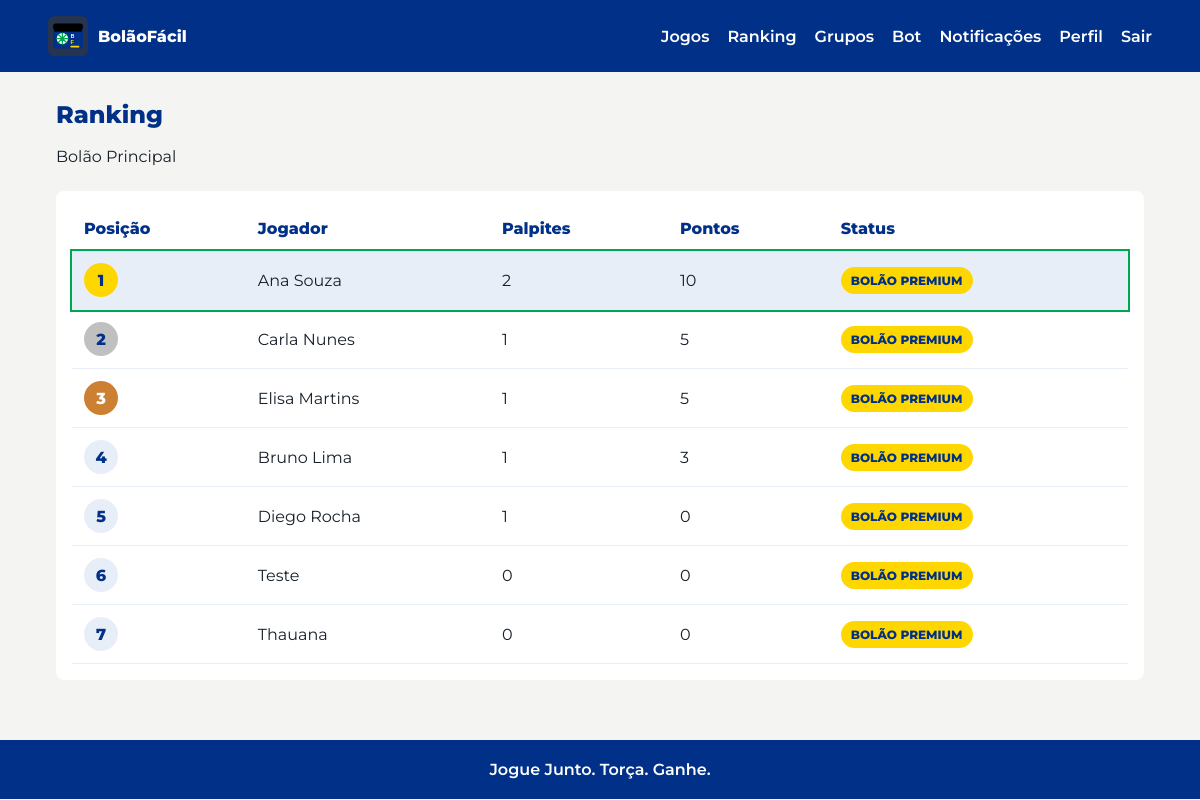
Page /ranking/ (signed in) on the earlier database version.
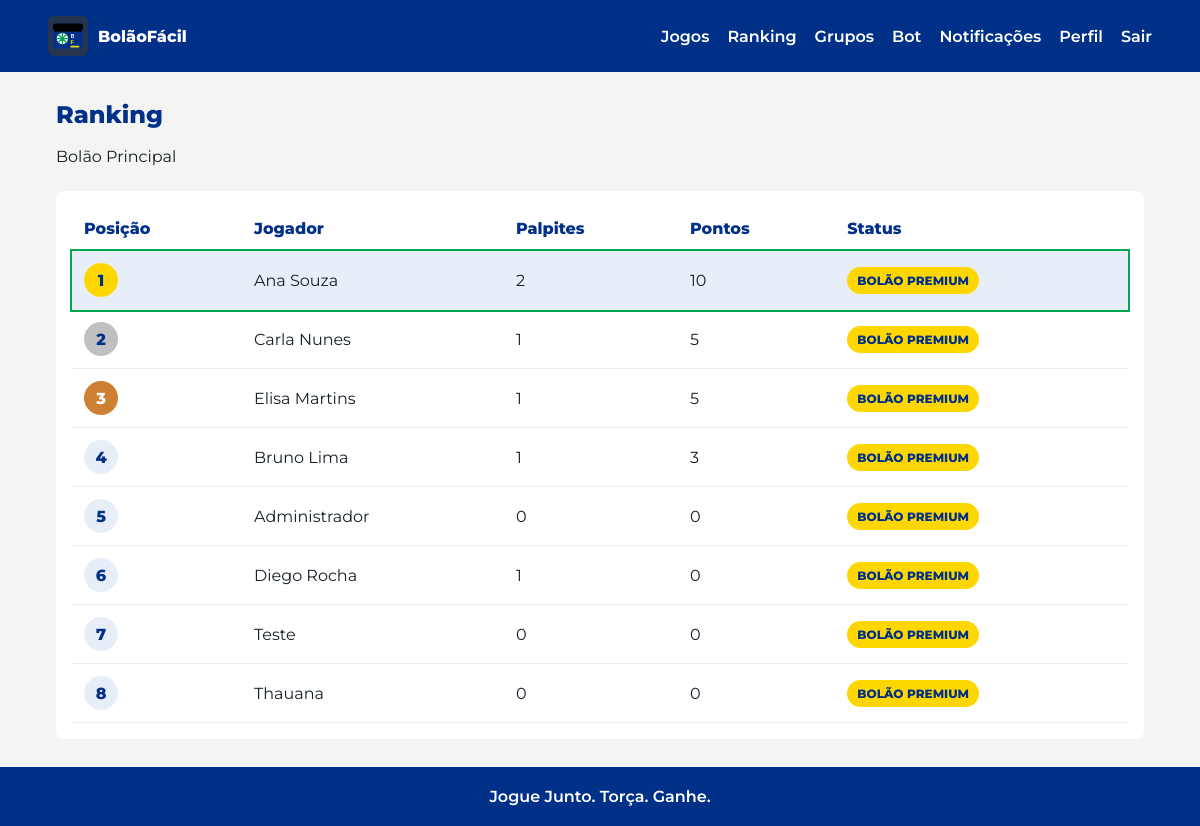
Same page on the later database version.
### tables this page shows
CREATE TABLE pools (
    id INTEGER PRIMARY KEY AUTOINCREMENT,
    name TEXT NOT NULL,
    description TEXT,
    created_by INTEGER NOT NULL,
    created_at TEXT NOT NULL DEFAULT CURRENT_TIMESTAMP,
    FOREIGN KEY (created_by) REFERENCES users(id) ON DELETE CASCADE
);

CREATE TABLE users (
    id INTEGER PRIMARY KEY AUTOINCREMENT,
    name TEXT NOT NULL,
    email TEXT NOT NULL UNIQUE,
    whatsapp_phone TEXT,
    password_hash TEXT NOT NULL,
    created_at TEXT NOT NULL DEFAULT CURRENT_TIMESTAMP
, role TEXT NOT NULL DEFAULT 'user', notifications_enabled INTEGER NOT NULL DEFAULT 1);

### controllers/ranking_controller.py (the view)
@ranking_bp.route("/")
@login_required
def index():
    pool = Pool.get_default()
    ranking = Score.get_ranking(pool["id"]) if pool else []
    return render_template("ranking/index.html", pool=pool, ranking=ranking)

### app.py (called while the page is built)
def get_db():
    if "db" not in g:
        database_url = current_app_config()["DATABASE_URL"]
        database_path = Path(database_url)
        database_path.parent.mkdir(parents=True, exist_ok=True)
        g.db = sqlite3.connect(database_path)
        g.db.row_factory = sqlite3.Row
        g.db.execute("PRAGMA foreign_keys = ON")
    return g.db

def current_app_config():
    from flask import current_app
    return current_app.config

@login_manager.user_loader
def load_user(user_id):
    return User.get_by_id(user_id)

### models/score.py (called while the page is built)
def _db():
    from app import get_db
    return get_db()

    @staticmethod
    def get_ranking(pool_id):
        return _db().execute(
            """
            SELECT users.id AS user_id,
                   users.name,
                   users.email,
                   COALESCE(scores.total_points, 0) AS total_points,
                   COUNT(bets.id) AS bets_count
              FROM pool_members
              JOIN users ON users.id = pool_members.user_id
              LEFT JOIN scores ON scores.user_id = users.id AND scores.pool_id = pool_members.pool_id
              LEFT JOIN bets ON bets.user_id = users.id
              LEFT JOIN games ON games.id = bets.game_id AND games.pool_id = pool_members.pool_id
             WHERE pool_members.pool_id = ?
             GROUP BY users.id, users.name, users.email, scores.total_points
             ORDER BY total_points DESC, users.name ASC
            """,
            (pool_id,),
        ).fetchall()

### models/user.py (called while the page is built)
def _db():
    from app import get_db
    return get_db()

    @property
    def is_admin(self):
        return self.role == "admin"

    @classmethod
    def from_row(cls, row):
        if row is None:
            return None
        return cls(
            id=row["id"],
            name=row["name"],
            email=row["email"],
            whatsapp_phone=row["whatsapp_phone"],
            password_hash=row["password_hash"],
            created_at=row["created_at"],
            role=row["role"] if "role" in row.keys() else "user",
            notifications_enabled=row["notifications_enabled"] if "notifications_enabled" in row.keys() else 1,
        )

    @staticmethod
    def get_by_id(user_id):
        row = _db().execute("SELECT * FROM users WHERE id = ?", (user_id,)).fetchone()
        return User.from_row(row)

    @staticmethod
    def get_default():
        return _db().execute("SELECT * FROM pools ORDER BY id LIMIT 1").fetchone()

### templates/ranking/index.html (shortened to what this page needs)
{% extends "base.html" %}
{% block styles %}
<link rel="stylesheet" href="{{ url_for('static', filename='css/ranking.css') }}">
{% endblock %}
{% block content %}
<section class="content-head">
  <h1>Ranking</h1>
  <p>{{ pool.name if pool else "Bolão Principal" }}</p>
</section>
<section class="ranking-wrap">
  <table class="ranking-table" data-current-user-id="{{ current_user.id }}">
    <thead><tr><th>Posição</th><th>Jogador</th><th>Palpites</th><th>Pontos</th><th>Status</th></tr></thead>
    <tbody>
      {% for row in ranking %}
        <tr data-user-id="{{ row.user_id }}">
          <td><span class="rank-badge rank-{{ loop.index }}">{{ loop.index }}</span></td>
          <td>{{ row.name }}</td>
          <td>{{ row.bets_count }}</td>
          <td>{{ row.total_points }}</td>
          <td><span class="ranking-status status-premium">Bolão Premium</span></td>
        </tr>
      {% else %}
        <tr><td colspan="5">Ranking vazio.</td></tr>
      {% endfor %}
    </tbody>
  </table>
</section>
{% endblock %}

### templates/base.html (shortened to what this page needs)
<!doctype html>
<html lang="pt-BR">
<head>
  <link rel="stylesheet" href="{{ url_for('static', filename='css/main.css') }}">
  <link rel="stylesheet" href="{{ url_for('static', filename='css/toaster.css') }}">
  {% block styles %}{% endblock %}
</head>
<body>
  <header class="topbar">
    <a class="brand" href="{{ url_for('games.list_games') if current_user.is_authenticated else url_for('auth.login') }}">
      <img src="{{ url_for('static', filename='img/logo.svg') }}" alt="{{ brand_name }}">
      <span>{{ brand_name }}</span>
    </a>
    {% if current_user.is_authenticated %}
      <nav class="nav">
        {% if current_user.is_admin %}
          <a href="{{ url_for('admin.dashboard') }}">Dashboard</a>
          <a href="{{ url_for('games.list_games') }}">Jogos</a>
          <a href="{{ url_for('admin.users') }}">Usuários</a>
          <a href="{{ url_for('notification.inbox') }}" class="nav-notification">
            Notificações <span id="notification-badge" class="badge" style="display: none;">0</span>
          </a>
        {% else %}
          <a href="{{ url_for('games.list_games') }}">Jogos</a>
          <a href="{{ url_for('ranking.index') }}">Ranking</a>
          <a href="{{ url_for('chat.list_groups') }}">Grupos</a>
          <a href="{{ url_for('chat.bot_chat') }}">Bot</a>
          <a href="{{ url_for('notification.inbox') }}" class="nav-notification">
            Notificações <span id="notification-badge" class="badge" style="display: none;">0</span>
          </a>
        {% endif %}
        <a href="{{ url_for('auth.profile') }}">Perfil</a>
        <a href="{{ url_for('auth.logout') }}">Sair</a>
      </nav>
    {% endif %}
  </header>
  <main class="page">
    {% block content %}{% endblock %}
  </main>
  <footer class="footer">{{ brand_slogan }}</footer>
</body>
</html>

### static/css/main.css (style rules this page uses)
:root { --green: #00A651; --green-dark: #007A3D; --yellow: #FFD700; --blue-dark: #003087; --blue: #1A55A0; --blue-light: #E8EEF8; --gray-light: #F4F4F2; --gray-dark: #9B9B9B; --white: #FFFFFF; --ink: #17202A; }
* { box-sizing: border-box; }
body { margin: 0; background: var(--gray-light); color: var(--ink); font-family: "Montserrat", Arial, sans-serif; }
a { color: inherit; text-decoration: none; }
.topbar { align-items: center; background: var(--blue-dark); color: var(--white); display: flex; justify-content: space-between; min-height: 72px; padding: 12px clamp(16px, 4vw, 48px); }
.brand { align-items: center; display: flex; font-weight: 800; gap: 10px; }
.brand img { height: 40px; width: 40px; }
.nav { display: flex; flex-wrap: wrap; gap: 18px; font-weight: 600; }
.page { margin: 0 auto; max-width: 1120px; min-height: calc(100vh - 132px); padding: 28px 16px; }
.footer { background: var(--blue-dark); color: var(--white); font-weight: 600; padding: 20px; text-align: center; }
h1, h2 { color: var(--blue-dark); font-weight: 800; margin: 0 0 10px; }
p { line-height: 1.5; }
.content-head { margin-bottom: 22px; }
table { border-collapse: collapse; width: 100%; }
th, td { border-bottom: 1px solid var(--blue-light); padding: 12px; text-align: left; }
th { color: var(--blue-dark); font-weight: 800; }

### static/css/ranking.css (style rules this page uses)
:root { --gold: #FFD700; --silver: #C0C0C0; --bronze: #CD7F32; }
.ranking-wrap { background: var(--white); border-radius: 8px; overflow-x: auto; padding: 16px; }
.ranking-table tr.current-user { background: var(--blue-light); outline: 2px solid var(--green); }
.rank-badge { align-items: center; background: var(--blue-light); border-radius: 999px; color: var(--blue-dark); display: inline-flex; font-weight: 800; height: 34px; justify-content: center; min-width: 34px; }
.rank-1 { background: var(--gold); color: var(--blue-dark); }
.rank-2 { background: var(--silver); color: var(--blue-dark); }
.rank-3 { background: var(--bronze); color: var(--white); }
.ranking-status { border-radius: 999px; color: var(--white); display: inline-block; font-size: 0.75rem; font-weight: 800; padding: 6px 10px; text-transform: uppercase; }
.status-premium { background: var(--yellow); color: var(--blue-dark); }

Differences in the rows shown:
added users: name "Administrador", bets_count "0", total_points "0"
